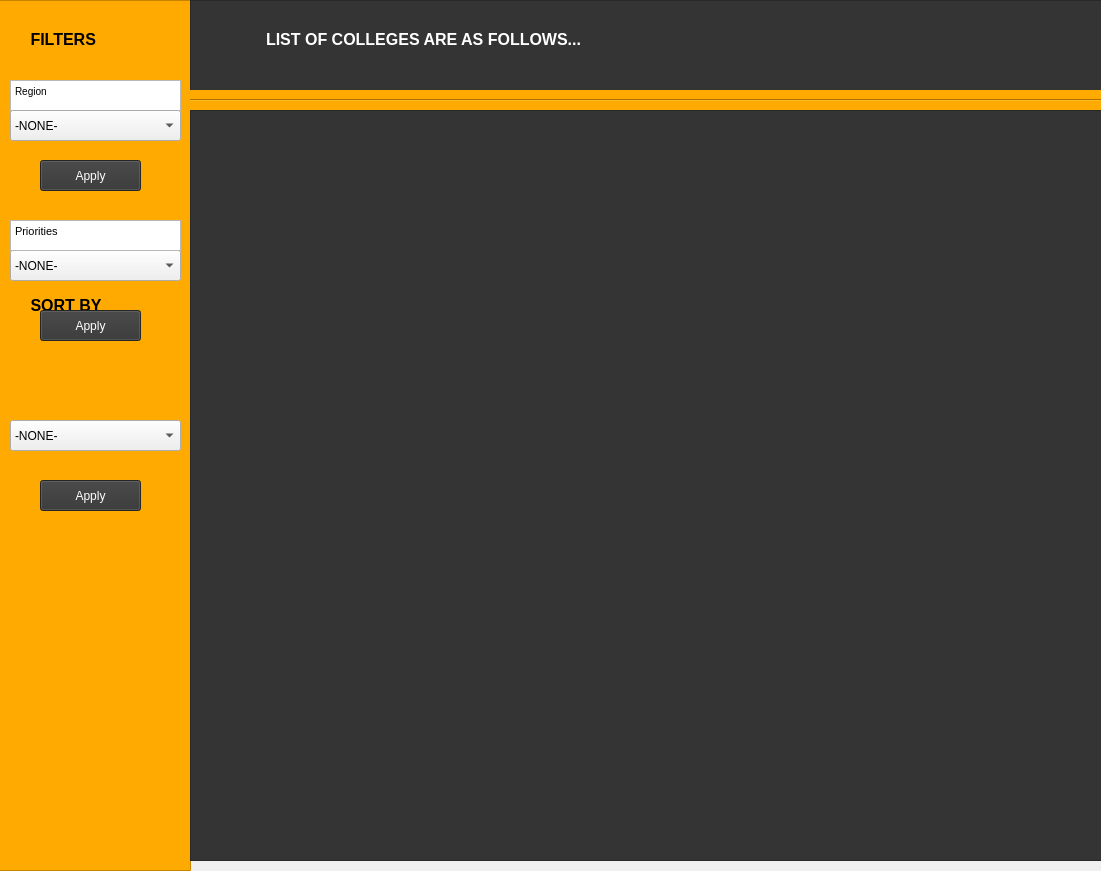
<?xml version="1.0" encoding="UTF-8"?>
<ui version="4.0">
 <class>Form</class>
 <widget class="QWidget" name="Form">
  <property name="windowTitle">
   <string>Form</string>
  </property>
  <property name="styleSheet">
   <string notr="true"/>
  </property>
  <widget class="QTextBrowser" name="textBrowser_3">
   <property name="geometry">
    <rect>
     <x>-10</x>
     <y>0</y>
     <width>201</width>
     <height>871</height>
    </rect>
   </property>
   <property name="styleSheet">
    <string notr="true">background-color: rgb(255, 170, 0);</string>
   </property>
   <property name="html">
    <string>&lt;!DOCTYPE HTML PUBLIC &quot;-//W3C//DTD HTML 4.0//EN&quot; &quot;http://www.w3.org/TR/REC-html40/strict.dtd&quot;&gt;
&lt;html&gt;&lt;head&gt;&lt;meta name=&quot;qrichtext&quot; content=&quot;1&quot; /&gt;&lt;style type=&quot;text/css&quot;&gt;
p, li { white-space: pre-wrap; }
&lt;/style&gt;&lt;/head&gt;&lt;body style=&quot; font-family:'MS Shell Dlg 2'; font-size:7.8pt; font-weight:400; font-style:normal;&quot;&gt;
&lt;p style=&quot; margin-top:0px; margin-bottom:0px; margin-left:0px; margin-right:0px; -qt-block-indent:0; text-indent:0px;&quot;&gt;&lt;br /&gt;&lt;/p&gt;
&lt;p style=&quot; margin-top:0px; margin-bottom:0px; margin-left:0px; margin-right:0px; -qt-block-indent:0; text-indent:0px;&quot;&gt;&lt;span style=&quot; font-size:12pt; font-weight:600;&quot;&gt;        FILTERS&lt;/span&gt;&lt;/p&gt;
&lt;p style=&quot;-qt-paragraph-type:empty; margin-top:0px; margin-bottom:0px; margin-left:0px; margin-right:0px; -qt-block-indent:0; text-indent:0px; font-size:12pt; font-weight:600;&quot;&gt;&lt;br /&gt;&lt;/p&gt;
&lt;p style=&quot;-qt-paragraph-type:empty; margin-top:0px; margin-bottom:0px; margin-left:0px; margin-right:0px; -qt-block-indent:0; text-indent:0px; font-size:12pt; font-weight:600;&quot;&gt;&lt;br /&gt;&lt;/p&gt;
&lt;p style=&quot;-qt-paragraph-type:empty; margin-top:0px; margin-bottom:0px; margin-left:0px; margin-right:0px; -qt-block-indent:0; text-indent:0px; font-size:12pt; font-weight:600;&quot;&gt;&lt;br /&gt;&lt;/p&gt;
&lt;p style=&quot;-qt-paragraph-type:empty; margin-top:0px; margin-bottom:0px; margin-left:0px; margin-right:0px; -qt-block-indent:0; text-indent:0px; font-size:12pt; font-weight:600;&quot;&gt;&lt;br /&gt;&lt;/p&gt;
&lt;p style=&quot;-qt-paragraph-type:empty; margin-top:0px; margin-bottom:0px; margin-left:0px; margin-right:0px; -qt-block-indent:0; text-indent:0px; font-size:12pt; font-weight:600;&quot;&gt;&lt;br /&gt;&lt;/p&gt;
&lt;p style=&quot;-qt-paragraph-type:empty; margin-top:0px; margin-bottom:0px; margin-left:0px; margin-right:0px; -qt-block-indent:0; text-indent:0px; font-size:12pt; font-weight:600;&quot;&gt;&lt;br /&gt;&lt;/p&gt;
&lt;p style=&quot;-qt-paragraph-type:empty; margin-top:0px; margin-bottom:0px; margin-left:0px; margin-right:0px; -qt-block-indent:0; text-indent:0px; font-size:12pt; font-weight:600;&quot;&gt;&lt;br /&gt;&lt;/p&gt;
&lt;p style=&quot;-qt-paragraph-type:empty; margin-top:0px; margin-bottom:0px; margin-left:0px; margin-right:0px; -qt-block-indent:0; text-indent:0px; font-size:12pt; font-weight:600;&quot;&gt;&lt;br /&gt;&lt;/p&gt;
&lt;p style=&quot;-qt-paragraph-type:empty; margin-top:0px; margin-bottom:0px; margin-left:0px; margin-right:0px; -qt-block-indent:0; text-indent:0px; font-size:12pt; font-weight:600;&quot;&gt;&lt;br /&gt;&lt;/p&gt;
&lt;p style=&quot;-qt-paragraph-type:empty; margin-top:0px; margin-bottom:0px; margin-left:0px; margin-right:0px; -qt-block-indent:0; text-indent:0px; font-size:12pt; font-weight:600;&quot;&gt;&lt;br /&gt;&lt;/p&gt;
&lt;p style=&quot;-qt-paragraph-type:empty; margin-top:0px; margin-bottom:0px; margin-left:0px; margin-right:0px; -qt-block-indent:0; text-indent:0px; font-size:12pt; font-weight:600;&quot;&gt;&lt;br /&gt;&lt;/p&gt;
&lt;p style=&quot;-qt-paragraph-type:empty; margin-top:0px; margin-bottom:0px; margin-left:0px; margin-right:0px; -qt-block-indent:0; text-indent:0px; font-size:12pt; font-weight:600;&quot;&gt;&lt;br /&gt;&lt;/p&gt;
&lt;p style=&quot;-qt-paragraph-type:empty; margin-top:0px; margin-bottom:0px; margin-left:0px; margin-right:0px; -qt-block-indent:0; text-indent:0px; font-size:12pt; font-weight:600;&quot;&gt;&lt;br /&gt;&lt;/p&gt;
&lt;p style=&quot; margin-top:0px; margin-bottom:0px; margin-left:0px; margin-right:0px; -qt-block-indent:0; text-indent:0px;&quot;&gt;&lt;span style=&quot; font-size:12pt; font-weight:600;&quot;&gt;        SORT BY&lt;/span&gt;&lt;/p&gt;&lt;/body&gt;&lt;/html&gt;</string>
   </property>
  </widget>
  <widget class="QTextBrowser" name="textBrowser_4">
   <property name="geometry">
    <rect>
     <x>190</x>
     <y>0</y>
     <width>921</width>
     <height>91</height>
    </rect>
   </property>
   <property name="styleSheet">
    <string notr="true">background-color: rgb(52, 52, 52);
color: rgb(255, 255, 255);</string>
   </property>
   <property name="html">
    <string>&lt;!DOCTYPE HTML PUBLIC &quot;-//W3C//DTD HTML 4.0//EN&quot; &quot;http://www.w3.org/TR/REC-html40/strict.dtd&quot;&gt;
&lt;html&gt;&lt;head&gt;&lt;meta name=&quot;qrichtext&quot; content=&quot;1&quot; /&gt;&lt;style type=&quot;text/css&quot;&gt;
p, li { white-space: pre-wrap; }
&lt;/style&gt;&lt;/head&gt;&lt;body style=&quot; font-family:'MS Shell Dlg 2'; font-size:7.8pt; font-weight:400; font-style:normal;&quot;&gt;
&lt;p style=&quot; margin-top:0px; margin-bottom:0px; margin-left:0px; margin-right:0px; -qt-block-indent:0; text-indent:0px;&quot;&gt;&lt;br /&gt;&lt;/p&gt;
&lt;p style=&quot; margin-top:0px; margin-bottom:0px; margin-left:0px; margin-right:0px; -qt-block-indent:0; text-indent:0px;&quot;&gt;&lt;span style=&quot; font-size:12pt; font-weight:600;&quot;&gt;                LIST OF COLLEGES ARE AS FOLLOWS...&lt;/span&gt;&lt;/p&gt;&lt;/body&gt;&lt;/html&gt;</string>
   </property>
  </widget>
  <widget class="QComboBox" name="Priority_Field">
   <property name="geometry">
    <rect>
     <x>10</x>
     <y>250</y>
     <width>171</width>
     <height>31</height>
    </rect>
   </property>
   <item>
    <property name="text">
     <string>-NONE-</string>
    </property>
   </item>
   <item>
    <property name="text">
     <string>INFRASTUCTURE</string>
    </property>
   </item>
   <item>
    <property name="text">
     <string>PLACEMENT</string>
    </property>
   </item>
   <item>
    <property name="text">
     <string>ACADEMICS</string>
    </property>
   </item>
   <item>
    <property name="text">
     <string>FACULTY</string>
    </property>
   </item>
  </widget>
  <widget class="QTextEdit" name="textEdit_3">
   <property name="geometry">
    <rect>
     <x>10</x>
     <y>80</y>
     <width>171</width>
     <height>31</height>
    </rect>
   </property>
   <property name="html">
    <string>&lt;!DOCTYPE HTML PUBLIC &quot;-//W3C//DTD HTML 4.0//EN&quot; &quot;http://www.w3.org/TR/REC-html40/strict.dtd&quot;&gt;
&lt;html&gt;&lt;head&gt;&lt;meta name=&quot;qrichtext&quot; content=&quot;1&quot; /&gt;&lt;style type=&quot;text/css&quot;&gt;
p, li { white-space: pre-wrap; }
&lt;/style&gt;&lt;/head&gt;&lt;body style=&quot; font-family:'MS Shell Dlg 2'; font-size:7.8pt; font-weight:400; font-style:normal;&quot;&gt;
&lt;p style=&quot; margin-top:0px; margin-bottom:0px; margin-left:0px; margin-right:0px; -qt-block-indent:0; text-indent:0px;&quot;&gt;Region&lt;/p&gt;&lt;/body&gt;&lt;/html&gt;</string>
   </property>
  </widget>
  <widget class="QComboBox" name="Location_Field">
   <property name="geometry">
    <rect>
     <x>10</x>
     <y>110</y>
     <width>171</width>
     <height>31</height>
    </rect>
   </property>
   <item>
    <property name="text">
     <string>-NONE-</string>
    </property>
   </item>
   <item>
    <property name="text">
     <string>MUMBAI</string>
    </property>
   </item>
   <item>
    <property name="text">
     <string>NEW MUMBAI</string>
    </property>
   </item>
   <item>
    <property name="text">
     <string>THANE</string>
    </property>
   </item>
  </widget>
  <widget class="QTextEdit" name="textEdit_2">
   <property name="geometry">
    <rect>
     <x>10</x>
     <y>220</y>
     <width>171</width>
     <height>31</height>
    </rect>
   </property>
   <property name="html">
    <string>&lt;!DOCTYPE HTML PUBLIC &quot;-//W3C//DTD HTML 4.0//EN&quot; &quot;http://www.w3.org/TR/REC-html40/strict.dtd&quot;&gt;
&lt;html&gt;&lt;head&gt;&lt;meta name=&quot;qrichtext&quot; content=&quot;1&quot; /&gt;&lt;style type=&quot;text/css&quot;&gt;
p, li { white-space: pre-wrap; }
&lt;/style&gt;&lt;/head&gt;&lt;body style=&quot; font-family:'MS Shell Dlg 2'; font-size:7.8pt; font-weight:400; font-style:normal;&quot;&gt;
&lt;p style=&quot; margin-top:0px; margin-bottom:0px; margin-left:0px; margin-right:0px; -qt-block-indent:0; text-indent:0px;&quot;&gt;&lt;span style=&quot; font-size:8pt;&quot;&gt;Priorities&lt;/span&gt;&lt;/p&gt;&lt;/body&gt;&lt;/html&gt;</string>
   </property>
  </widget>
  <widget class="QTextBrowser" name="Result_Field">
   <property name="geometry">
    <rect>
     <x>190</x>
     <y>110</y>
     <width>921</width>
     <height>751</height>
    </rect>
   </property>
   <property name="styleSheet">
    <string notr="true">
background-color: rgb(52, 52, 52);</string>
   </property>
  </widget>
  <widget class="QPushButton" name="Apply_Button">
   <property name="geometry">
    <rect>
     <x>40</x>
     <y>160</y>
     <width>101</width>
     <height>31</height>
    </rect>
   </property>
   <property name="styleSheet">
    <string notr="true">background-color: rgb(52, 52, 52);
border-top-color: rgb(255, 0, 0);
color: rgb(255, 255, 255);</string>
   </property>
   <property name="text">
    <string>Apply</string>
   </property>
  </widget>
  <widget class="Line" name="line">
   <property name="geometry">
    <rect>
     <x>190</x>
     <y>90</y>
     <width>921</width>
     <height>20</height>
    </rect>
   </property>
   <property name="styleSheet">
    <string notr="true">background-color: rgb(255, 170, 0);
color: rgb(255, 255, 255);</string>
   </property>
   <property name="orientation">
    <enum>Qt::Horizontal</enum>
   </property>
  </widget>
  <widget class="QComboBox" name="Sort_Field">
   <property name="geometry">
    <rect>
     <x>10</x>
     <y>420</y>
     <width>171</width>
     <height>31</height>
    </rect>
   </property>
   <item>
    <property name="text">
     <string>-NONE-</string>
    </property>
   </item>
   <item>
    <property name="text">
     <string>SORT BY NAME</string>
    </property>
   </item>
   <item>
    <property name="text">
     <string>SORT BY FEES</string>
    </property>
   </item>
   <item>
    <property name="text">
     <string>SORT BY CITY</string>
    </property>
   </item>
  </widget>
  <widget class="QPushButton" name="Apply_Button_2">
   <property name="geometry">
    <rect>
     <x>40</x>
     <y>480</y>
     <width>101</width>
     <height>31</height>
    </rect>
   </property>
   <property name="styleSheet">
    <string notr="true">background-color: rgb(52, 52, 52);
border-top-color: rgb(255, 0, 0);
color: rgb(255, 255, 255);</string>
   </property>
   <property name="text">
    <string>Apply</string>
   </property>
  </widget>
  <widget class="QPushButton" name="Apply_Button_3">
   <property name="geometry">
    <rect>
     <x>40</x>
     <y>310</y>
     <width>101</width>
     <height>31</height>
    </rect>
   </property>
   <property name="styleSheet">
    <string notr="true">background-color: rgb(52, 52, 52);
border-top-color: rgb(255, 0, 0);
color: rgb(255, 255, 255);</string>
   </property>
   <property name="text">
    <string>Apply</string>
   </property>
  </widget>
 </widget>
 <resources/>
 <connections/>
</ui>
